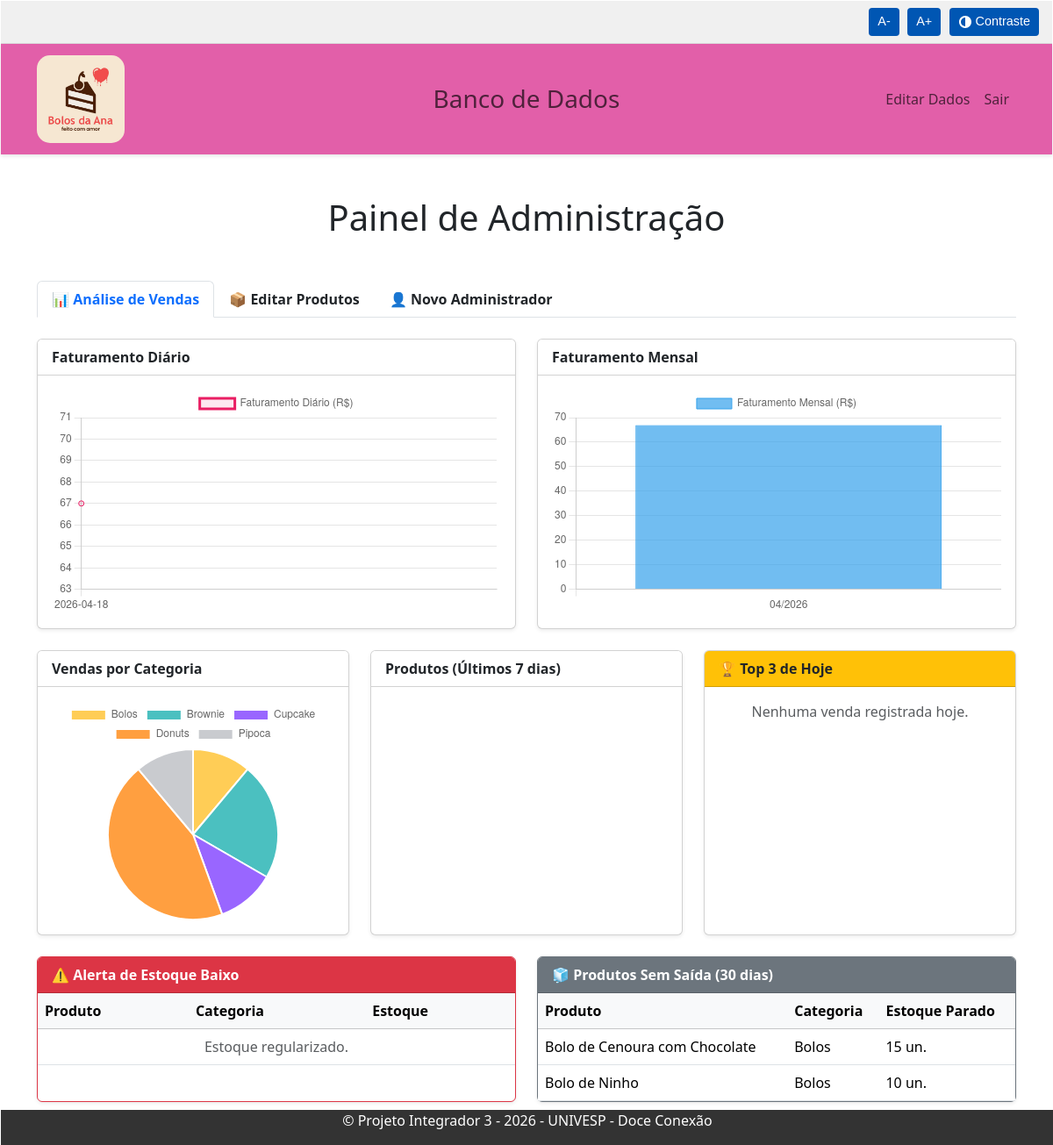
Page /admin (signed in) on the earlier database version.
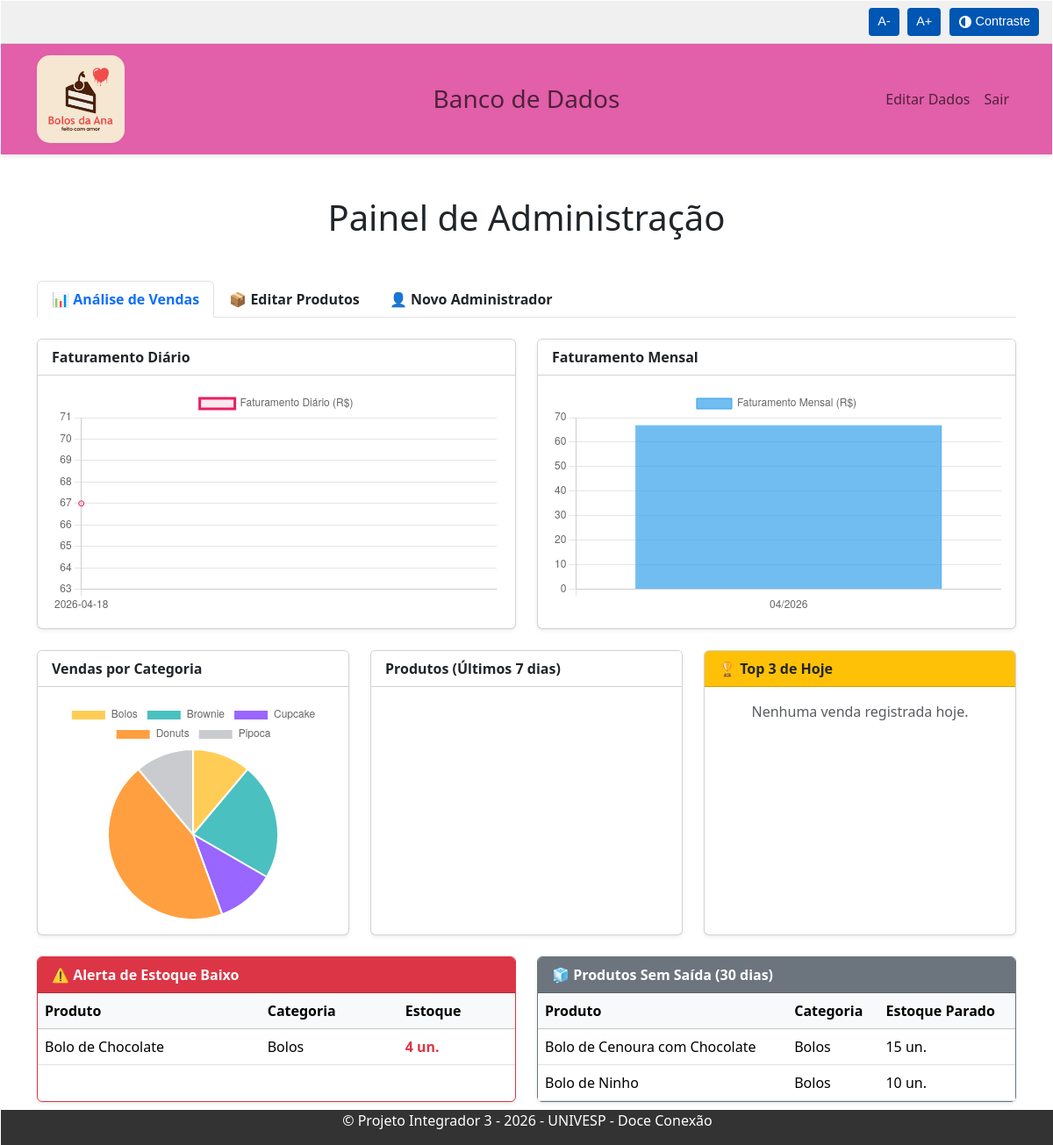
Same page on the later database version.
### app.py (models this page shows)
class Produto(db.Model):
    id = db.Column(db.Integer, primary_key=True)
    nome = db.Column(db.String(100), nullable=False)
    categoria = db.Column(db.String(50), nullable=False)
    preco = db.Column(db.Float, nullable=False)
    estoque = db.Column(db.Integer, nullable=False)
    imagem = db.Column(db.String(200))
    descricao = db.Column(db.String(200), nullable=False)

### app.py (the view, shortened to what this page needs)
    @app.route('/admin', methods=['GET', 'POST'])
    @login_required
    def admin():
        produtos = Produto.query.all()
        form = RegistrationForm() # Instancia o seu formulário do WTF
        estoque_baixo = Produto.query.filter(Produto.estoque <= 5).order_by(Produto.estoque.asc()).limit(10).all()
        trinta_dias_atras = hora_brasilia() - timedelta(days=30)
        subq = db.session.query(ItemVenda.produto_id)\
            .join(Venda, Venda.id == ItemVenda.venda_id)\
            .filter(Venda.data_venda >= trinta_dias_atras).subquery()
        encalhados = Produto.query.filter(~Produto.id.in_(subq)).filter(Produto.estoque > 0).order_by(Produto.estoque.desc()).limit(10).all()
        return render_template('admin.html', produtos=produtos, form=form, estoque_baixo=estoque_baixo, encalhados=encalhados)

### app.py (called while the page is built)
def hora_brasilia():
    return datetime.now(timezone.utc) - timedelta(hours=3)

@login_manager.user_loader
def load_user(user_id):
    return User.query.get(int(user_id))

### templates/admin.html (shortened to what the changed rows need)
{% extends "base_bd.html" %}
{% block content %}
<main role="main" class="container my-5">
    <h1 class="text-center mb-5">Painel de Administração</h1>
    <div class="tab-content" id="adminTabsContent">
        <div class="tab-pane fade show active" id="dashboard" role="tabpanel">
            <div class="row">
                <div class="col-md-6">
                    <div class="card shadow-sm h-100 border-danger">
                        <div class="card-body p-0">
                            <table class="table table-hover mb-0">
                                <thead class="table-light">
                                    <tr>
                                        <th>Produto</th>
                                        <th>Categoria</th>
                                        <th>Estoque</th>
                                    </tr>
                                </thead>
                                <tbody>
                                    {% for prod in estoque_baixo %}
                                    <tr>
                                        <td>{{ prod.nome }}</td>
                                        <td>{{ prod.categoria }}</td>
                                        <td class="text-danger fw-bold">{{ prod.estoque }} un.</td>
                                    </tr>
                                    {% else %}
                                    <tr><td colspan="3" class="text-center text-muted">Estoque regularizado.</td></tr>
                                    {% endfor %}
                                </tbody>
                            </table>
                        </div>
                    </div>
                </div>
                <div class="col-md-6">
                    <div class="card shadow-sm h-100 border-secondary">
                        <div class="card-body p-0">
                            <table class="table table-hover mb-0">
                                <thead class="table-light">
                                    <tr>
                                        <th>Produto</th>
                                        <th>Categoria</th>
                                        <th>Estoque Parado</th>
                                    </tr>
                                </thead>
                                <tbody>
                                    {% for prod in encalhados %}
                                    <tr>
                                        <td>{{ prod.nome }}</td>
                                        <td>{{ prod.categoria }}</td>
                                        <td>{{ prod.estoque }} un.</td>
                                    </tr>
                                    {% else %}
                                    <tr><td colspan="3" class="text-center text-muted">Todos os produtos com saída recente!</td></tr>
                                    {% endfor %}
                                </tbody>
                            </table>
                        </div>
                    </div>
                </div>
            </div>
        </div>
    </div>
</main>
{% endblock %}

Differences in the rows shown:
now on this page (row edited): Produto: nome "Bolo de Chocolate", categoria "Bolos", estoque "4", shown under "Painel de Administração"
Other differences:
text no longer shown: "Estoque regularizado."
